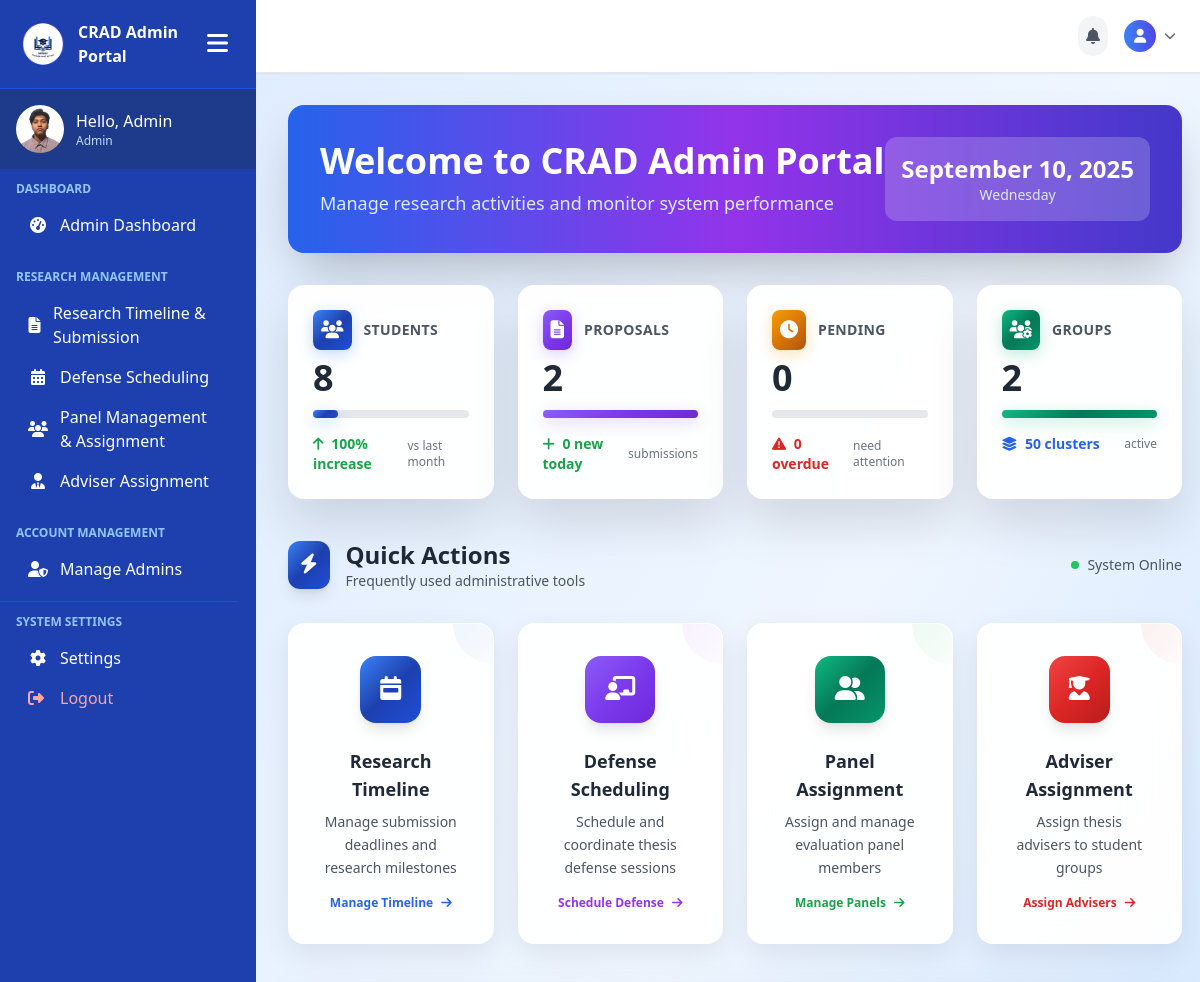
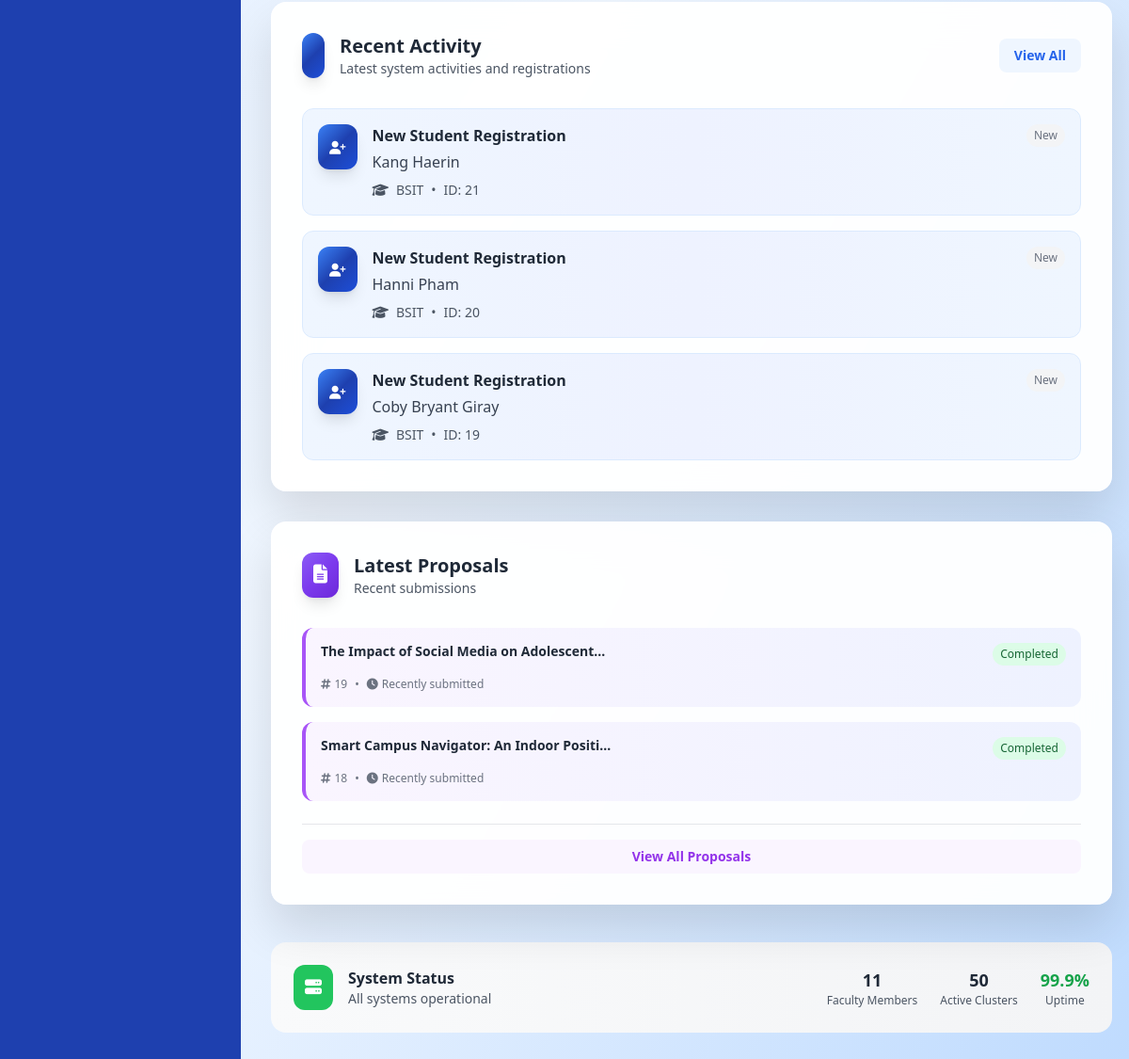
The app's page /admin-pages/admin-dashboard.php (signed in), older data (2 pictures, top to bottom).
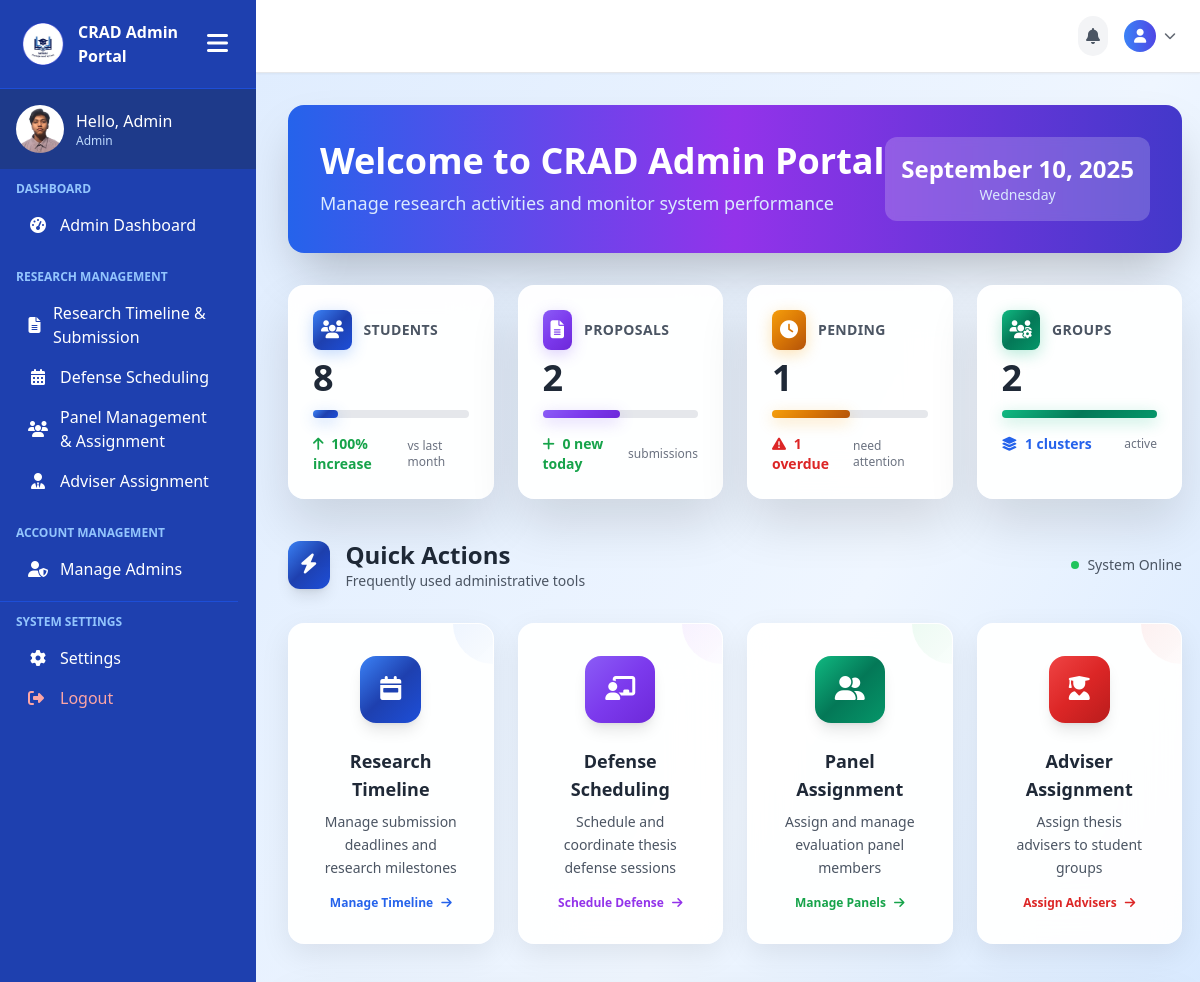
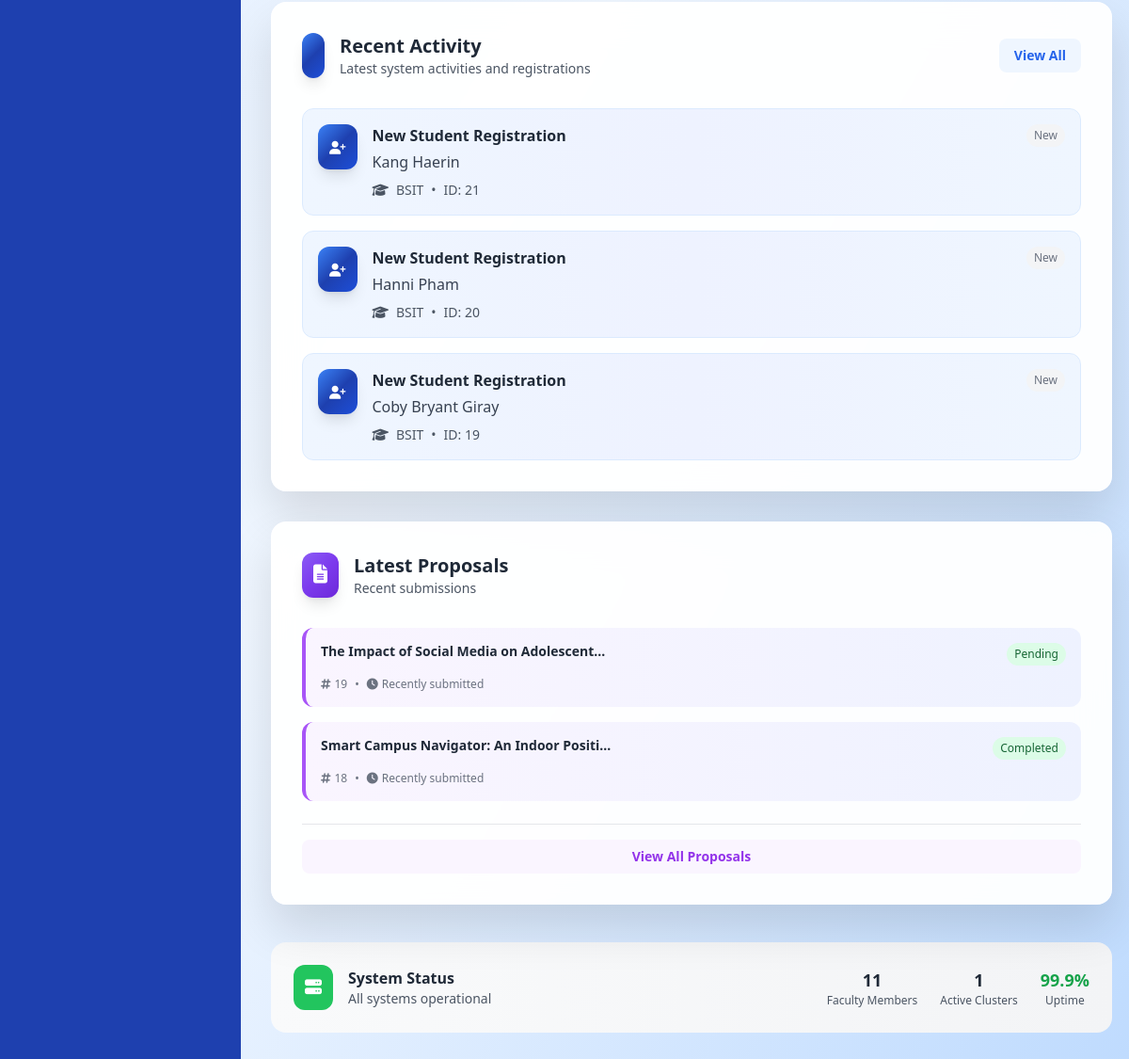
The same page, newer data (2 pictures, top to bottom).
### tables this page shows
CREATE TABLE `proposals` (
  `id` int(11) NOT NULL,
  `group_id` int(11) NOT NULL,
  `title` varchar(255) NOT NULL,
  `description` text DEFAULT NULL,
  `file_path` varchar(255) DEFAULT NULL,
  `submitted_at` timestamp NOT NULL DEFAULT current_timestamp(),
  `status` enum('Pending','Completed') NOT NULL DEFAULT 'Pending',
  `reviewed_at` timestamp NULL DEFAULT NULL,
  `final_defense_open` tinyint(1) NOT NULL DEFAULT 0
);

### admin-pages/admin-dashboard.php (the view, shortened to what the changed rows need)
<?php
include('../includes/connection.php');
$total_proposals = mysqli_fetch_row(mysqli_query($conn, "SELECT COUNT(*) FROM proposals"))[0];
$pending_proposals = mysqli_fetch_row(mysqli_query($conn, "SELECT COUNT(*) FROM proposals WHERE status = 'pending'"))[0];
$total_clusters = mysqli_fetch_row(mysqli_query($conn, "SELECT COUNT(*) FROM clusters"))[0];
$completed_proposals = mysqli_fetch_row(mysqli_query($conn, "SELECT COUNT(*) FROM proposals WHERE status = 'Completed'"))[0];
$proposal_progress = $total_proposals > 0 ? round(($completed_proposals / $total_proposals) * 100) : 0;
$overdue_proposals = mysqli_fetch_row(mysqli_query($conn, "SELECT COUNT(*) FROM proposals p WHERE p.status = 'Pending' AND p.submitted_at < DATE_SUB(NOW(), INTERVAL 7 DAY)"))[0] ?? 0;
$pending_progress = $total_proposals > 0 ? round(($pending_proposals / $total_proposals) * 100) : 0;
$recent_proposals = mysqli_query($conn, "SELECT title, status, id FROM proposals ORDER BY id DESC LIMIT 3");
?>
<!DOCTYPE html>
<html lang="en">
<head>
    <script src="https://cdn.tailwindcss.com"></script>
    <link rel="stylesheet" href="https://cdnjs.cloudflare.com/ajax/libs/font-awesome/6.0.0/css/all.min.css">
    <link rel="stylesheet" href="https://cdn.jsdelivr.net/npm/flatpickr/dist/flatpickr.min.css">
</head>
<body class="bg-gradient-to-br from-blue-100 via-blue-50 to-blue-200 text-gray-800 font-sans">
    <div class="min-h-screen flex">
        <?php include('../includes/admin-sidebar.php'); ?>
                <main class="flex-1 overflow-y-auto p-4 lg:p-8 hide-scrollbar">
    <div class="mb-8 animate-fade-in">
        <div class="bg-gradient-to-r from-blue-600 via-purple-600 to-indigo-700 rounded-2xl p-8 text-white shadow-2xl">
            <div class="flex flex-col lg:flex-row items-center justify-between">
                <div>
                    <h1 class="text-3xl lg:text-4xl font-bold mb-2">Welcome to CRAD Admin Portal</h1>
                </div>
            </div>
        </div>
    </div>
    <div class="grid grid-cols-1 sm:grid-cols-2 lg:grid-cols-4 gap-6 mb-10 animate-fade-in">
        <div class="glass-card rounded-2xl p-6 group animate-delay-1">
            <div class="flex items-center justify-between">
                <div class="flex-1">
                    <div class="w-full bg-gray-200 rounded-full h-2">
                        <div class="gradient-purple h-2 rounded-full transition-all duration-1000" style="width: <?= $proposal_progress ?>%"></div>
                    </div>
                </div>
            </div>
        </div>
        <div class="glass-card rounded-2xl p-6 group animate-delay-2">
            <div class="flex items-center justify-between">
                <div class="flex-1">
                    <div class="flex items-center mb-2">
                        <div class="gradient-yellow p-2 rounded-lg mr-3">
                        </div>
                        <p class="text-gray-600 font-semibold text-sm uppercase tracking-wide">Pending</p>
                    </div>
                    <h3 class="text-4xl font-bold text-gray-800 mb-3"><?= $pending_proposals ?></h3>
                    <div class="w-full bg-gray-200 rounded-full h-2">
                        <div class="gradient-yellow h-2 rounded-full transition-all duration-1000" style="width: <?= $pending_progress ?>%"></div>
                    </div>
                </div>
            </div>
            <div class="flex items-center justify-between mt-4">
                <p class="text-red-600 text-sm font-semibold"><i class="fas fa-exclamation-triangle mr-1"></i> <?= $overdue_proposals ?> overdue</p>
                <span class="text-xs text-gray-500">need attention</span>
            </div>
        </div>
        <div class="glass-card rounded-2xl p-6 group animate-delay-3">
            <div class="flex items-center justify-between mt-4">
                <p class="text-blue-600 text-sm font-semibold"><i class="fas fa-layer-group mr-1"></i> <?= $total_clusters ?> clusters</p>
                <span class="text-xs text-gray-500">active</span>
            </div>
        </div>
    </div>
    <div class="grid grid-cols-1 xl:grid-cols-3 gap-8 mb-10 animate-fade-in">
        <div class="glass-card rounded-2xl p-8">
            <div class="space-y-4">
                <?php if (mysqli_num_rows($recent_proposals) > 0): ?>
                    <?php while ($proposal = mysqli_fetch_assoc($recent_proposals)): ?>
                    <div class="p-4 rounded-xl bg-gradient-to-r from-purple-50 to-indigo-50 border-l-4 border-purple-500 hover:shadow-md transition-all">
                        <div class="flex items-start justify-between mb-2">
                            <h4 class="font-bold text-gray-800 text-sm leading-tight"><?= htmlspecialchars(substr($proposal['title'], 0, 40)) ?><?= strlen($proposal['title']) > 40 ? '...' : '' ?></h4>
                            <span class="text-xs px-2 py-1 rounded-full <?= $proposal['status'] == 'pending' ? 'bg-yellow-100 text-yellow-800' : 'bg-green-100 text-green-800' ?>">
                                <?= ucfirst($proposal['status']) ?>
                            </span>
                        </div>
                        <div class="flex items-center text-xs text-gray-500 mt-3">
                            <i class="fas fa-hashtag mr-1"></i>
                            <span><?= $proposal['id'] ?></span>
                            <span class="mx-2">•</span>
                            <i class="fas fa-clock mr-1"></i>
                            <span>Recently submitted</span>
                        </div>
                    </div>
                    <?php endwhile; ?>
                <?php endif; ?>
            </div>
        </div>
    </div>
    <div class="bg-gradient-to-r from-gray-50 to-gray-100 rounded-2xl p-6 animate-fade-in">
        <div class="flex flex-col lg:flex-row items-center justify-between">
            <div class="flex items-center space-x-6">
                <div class="text-center">
                    <div class="text-lg font-bold text-gray-800"><?= $total_clusters ?></div>
                    <div class="text-xs text-gray-600">Active Clusters</div>
                </div>
            </div>
        </div>
    </div>
            </main>
        </div>
</body>
</html>

Row changes from the older to the newer data that the page shows:
changed proposals "The Impact of Social Media on Adolescent": status "Completed" → "Pending"
Text that changed along with them:
$proposal_progress: 100 → 50 (drawn)
$pending_proposals: "0" → "1"
$overdue_proposals: "0" → "1"
$total_clusters: "50" → "1"
